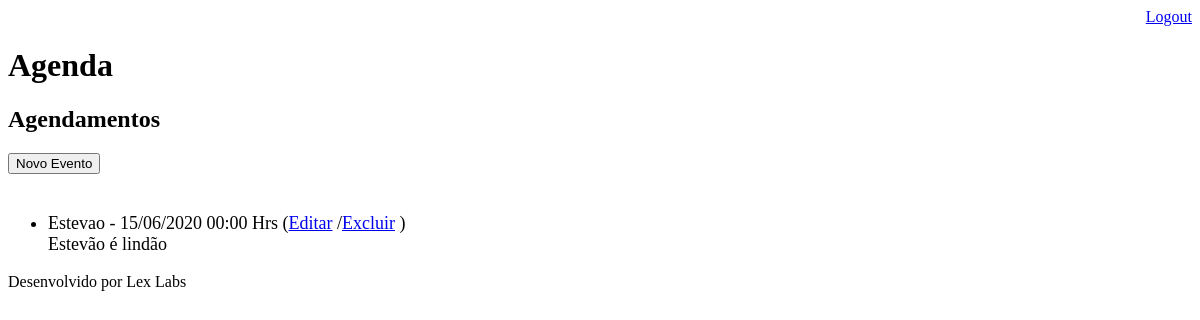
Page /agenda/ (signed in) on the earlier database version.
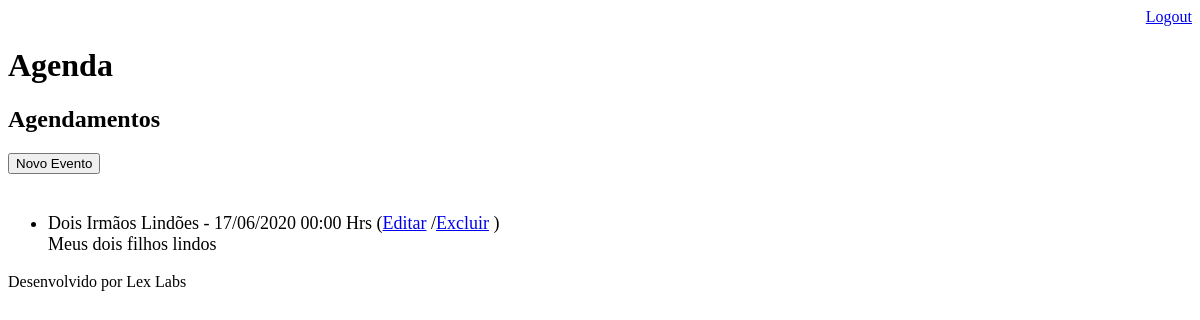
Same page on the later database version.
### core/models.py (models this page shows, shortened)
class Evento(models.Model):
    titulo = models.CharField(max_length=100)
    descricao = models.TextField(blank=True, null=True)
    data_evento = models.DateTimeField(verbose_name='Data do Evento')
    data_criacao = models.DateTimeField(auto_now=True)
    usuario = models.ForeignKey(User, on_delete=models.CASCADE)
    class Meta:
        db_table = 'evento'
    def get_data_evento(self):
        return self.data_evento.strftime('%d/%m/%Y %H:%M Hrs')
    def get_evento_atrasado(self):
        if self.data_evento < datetime.now():
            return True
        else:
            return False

### core/views.py (the view)
# urls.py: path('agenda/', views.lista_eventos),
@login_required(login_url='/login/')
def lista_eventos(request):
    usuario = request.user
    data_atual = datetime.now() - timedelta(days=1)
    evento = Evento.objects.filter(usuario=usuario,
                                   data_evento__gt=data_atual)
    dados = {'eventos':evento}
    return render(request, 'agenda.html', dados)

### templates/agenda.html (shortened to what this page needs)
{% extends "model-page.html" %}
{% block content %}
    <h2>Agendamentos</h2>
    <a href="evento/">
        <button type="button">Novo Evento</button>
    </a>
    <ul style="font-size: 18px">
    {% for evento in eventos %}
        <br>
        <div style=>
            <li>{{evento.titulo}} - {{evento.get_data_evento}}
                (<a href="evento/?id= {{ evento.id }}">Editar</a>
                /<a href="evento/delete/{{ evento.id }}/">Excluir</a> )<br>
                {{evento.descricao}}
            </li>
        </div>
    {% endfor %}
    </ul>
{% endblock %}

### templates/model-page.html
<!DOCTYPE html>
<html lang="en">
<head>
    {% include "model-header.html" %}
</head>
<body>
    {% block content %} {% endblock %}
    {% include "model-footer.html" %}
</body>
</html>

### templates/model-header.html (shortened to what this page needs)
    <div align="right">
        <a href="/logout">Logout</a>
    </div>
        <h1>Agenda</h1>

### templates/model-footer.html
<p>Desenvolvido por Lex Labs</p>

Differences in the rows shown:
removed Evento: titulo "Estevao", get_data_evento "15/06/2020 00:00 Hrs", descricao "Estevão é lindão"
added Evento: titulo "Dois Irmãos Lindões", get_data_evento "17/06/2020 00:00 Hrs", descricao "Meus dois filhos lindos"
